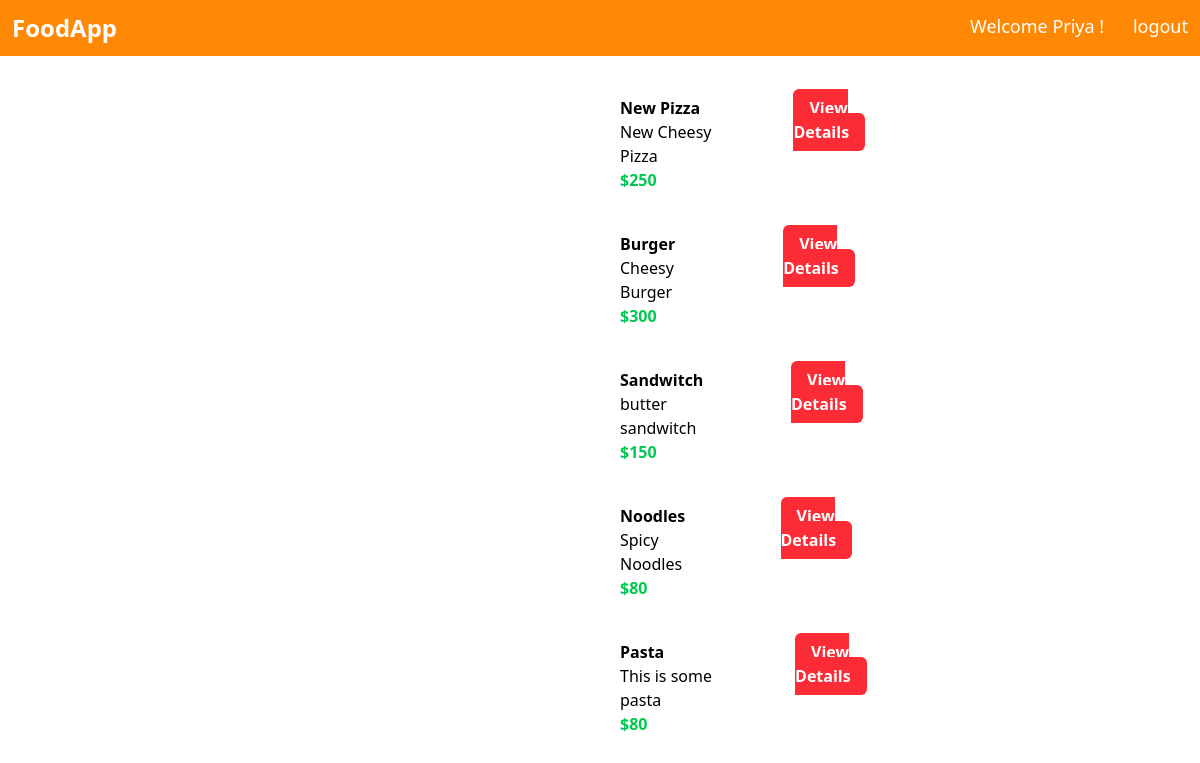
Screenshot of /myapp/ (signed in) with the database file from the repository.
### myapp/models.py (models this page shows, shortened)
class Item(models.Model):
    item_name = models.CharField(max_length=200)
    item_desc = models.CharField(max_length=100)
    item_price = models.IntegerField()
    item_image=models.CharField(max_length=500,default="https://worldfoodtour.co.uk/wp-content/uploads/2013/06/neptune-placeholder-48.jpg")

### myapp/views.py (the view)
# urls.py: path('',views.index,name='index'),
@login_required
def index(request):
    item_list = Item.objects.all()
    context = {
        'item_list':item_list
    }
    return render(request,"myapp/index.html",context)

### myapp/templates/myapp/index.html (shortened to what this page needs)
{% extends 'myapp/base.html' %}
{% block body %}
    <div>
        {% for item in item_list %}
        <div class="m-10 flex w-1/2 mx-auto">
            <div>
            </div>
               <div class="mx-16">
                    <div class="font-bold">{{item.item_name}}</div>
                    <div>{{item.item_desc}}</div>
                    <div class="text-green-500 font-bold">${{item.item_price}}</div>
               </div>
                     <div><a class="bg-red-500 text-white px-4 py-2 font-bold rounded-md" href="{% url 'myapp:detail' item.id %}">View Details</a></div>
        </div>
        {% endfor %}
    </div>
{% endblock %}

### myapp/templates/myapp/base.html (shortened to what this page needs)
<!DOCTYPE html>
<html lang="en">
<head>
    <script src="https://cdn.jsdelivr.net/npm/@tailwindcss/browser@4"></script>
</head>
<body>
    <nav class="bg-orange-400 p-1">
        <div class="flex justify-between p-2 text-white text-lg">
            <a href="#" class="font-bold text-2xl">FoodApp</a>
        <div class="space-x-6">
            <a href="{% url 'profile' %}">Welcome {{user.username}} !</a>
            {% if user.is_authenticated %}
            <a href="{% url 'logout' %}">logout</a>
            {% else %}
                <a href="{% url 'login' %}">login</a>
            {% endif %}
        </div>
        </div>
    </nav>
    {% block body %}
    {% endblock %}
</body>
</html>

### rows the page displays
Item: item_name "New Pizza", item_desc "New Cheesy Pizza", item_price "250"
Item: item_name "Burger", item_desc "Cheesy Burger", item_price "300"
Item: item_name "Sandwitch", item_desc "butter sandwitch", item_price "150"
Item: item_name "Noodles", item_desc "Spicy Noodles", item_price "80"
Item: item_name "Pasta", item_desc "This is some pasta", item_price "80"

### other values shown
{{ user.username }} "Priya"
